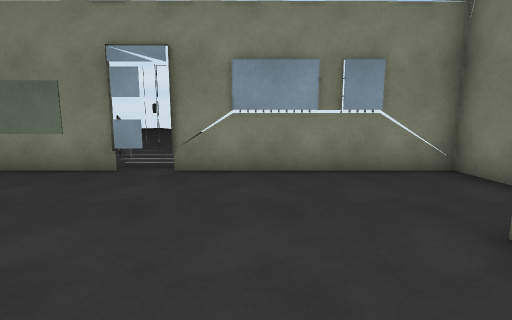
View 1 (above)

14 first-person views from a walk through a Unity game level. The camera is 1.2 m above the floor, tilts 8° down and sees 85° across. The floor is counted in squares, 1 m on a side. Each view is taken from the middle of a square. On the plan, view 1 faces up. The plan holds only what a view shows up to about 13 squares ahead; the rest is blank. The place goes on beyond the plan.

View 2
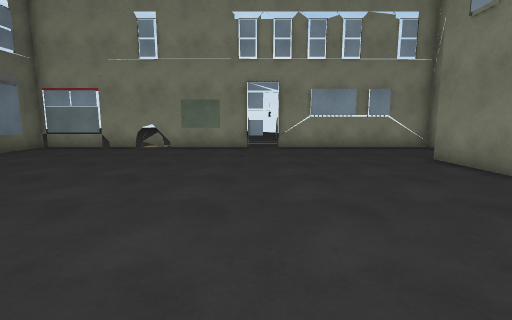

View 3
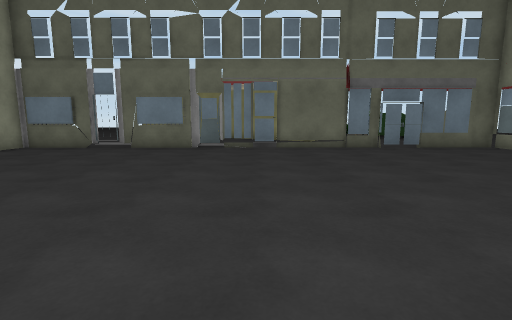

View 4
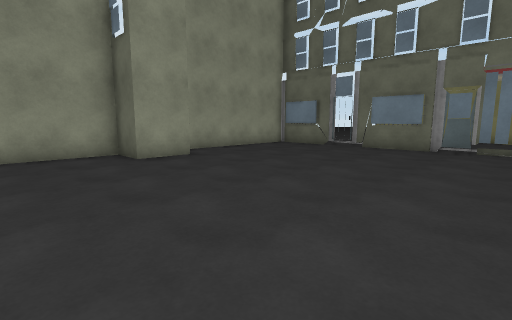

View 5
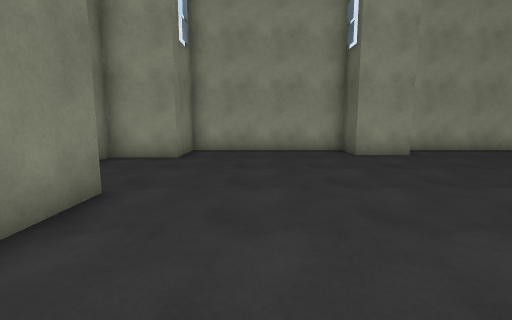

View 6
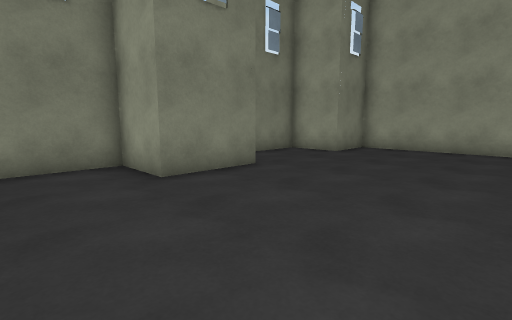

View 7
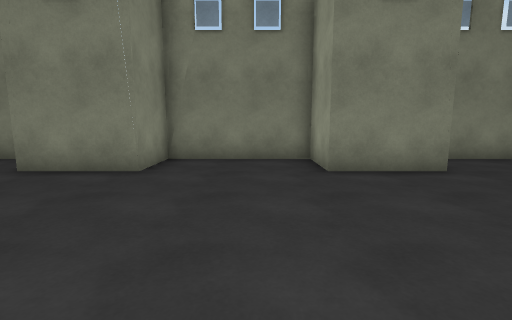

View 8
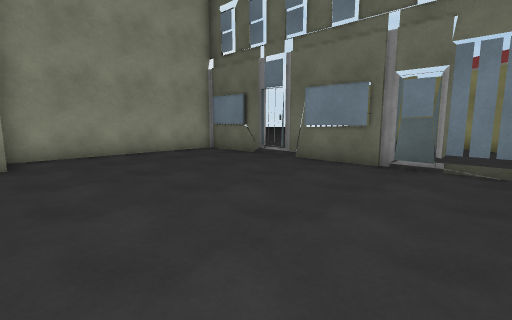

View 9
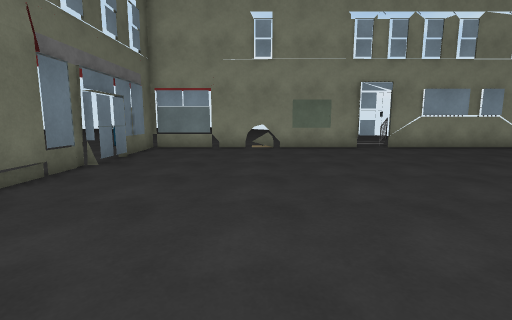

View 10
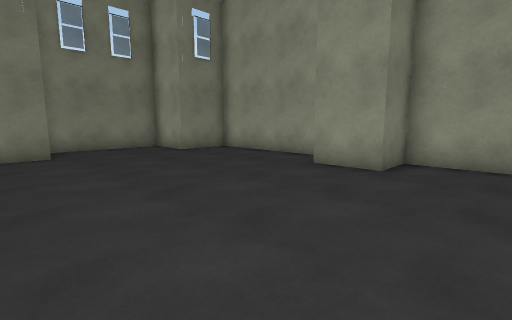

View 11
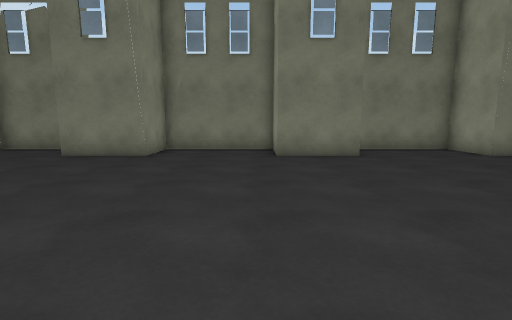

View 12
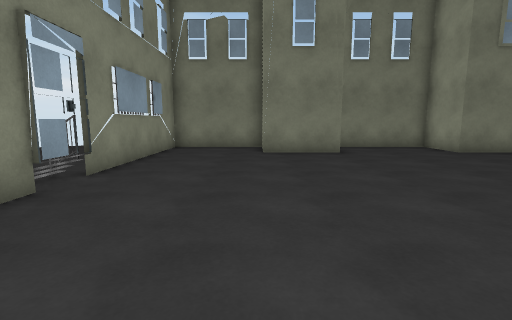

View 13
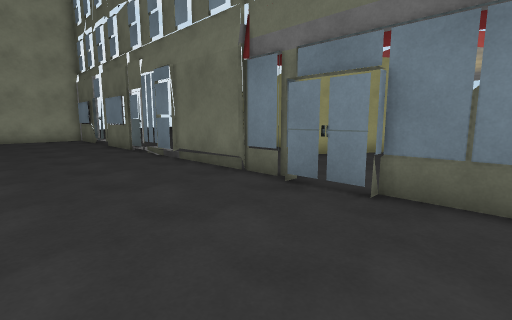

View 14
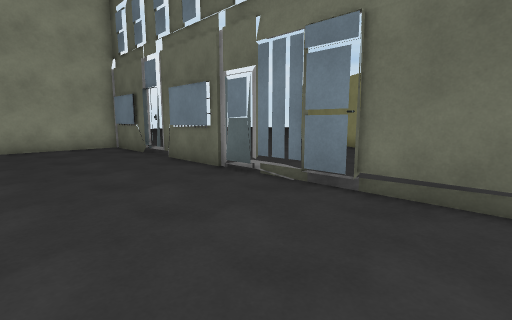

### Floor plan
Key: @ floor where view 1 was taken; # wall or solid block; x gap in a wall; . floor; = window, fence, low wall or low ledge; B building; T thing the floor can be seen under or through.
Columns run from 14 left of view 1 to 5 right of it. Each row starts with its distance up from view 1.
  8           .....
  7  #BB##B#BB#BB#BBBB##
  6  #.................#
  5 .B.................#
  4 .B.................#
  3 .##..............###
  2 ..#..............B
  1 .T...............#
  0 .T............@..###
 -1 .T.................#
 -2 .T.................#
 -3 ..T................#
 -4 ..T................#
 -5 .=...............###
 -6 .#...............#
 -7 .B...............#
 -8  B#................#
 -9  B#................#
-10  x.................#
-11 .##................#
-12 .B#..............BB#
-13  B#......##......#
-14  B#......BB......#
-15    ######  ######

Positions as (right, up) in squares from view 1, and headings:
1: (0, 0), facing up
2: (-3, -6), facing up
3: (0, -4), facing left
4: (0, -4), facing down-left
5: (0, -3), facing down
6: (-3, -2), facing down-right
7: (-4, -3), facing right
8: (-5, -4), facing down-left
9: (-8, -6), facing up
10: (-8, -6), facing down-right
11: (-7, -4), facing right
12: (-8, 3), facing right
13: (-8, 5), facing down-left
14: (-8, -1), facing down-left
